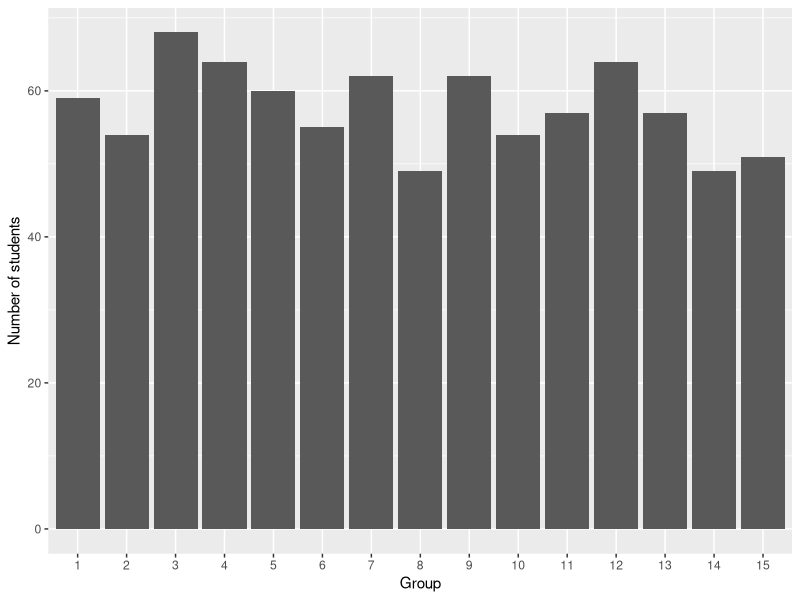
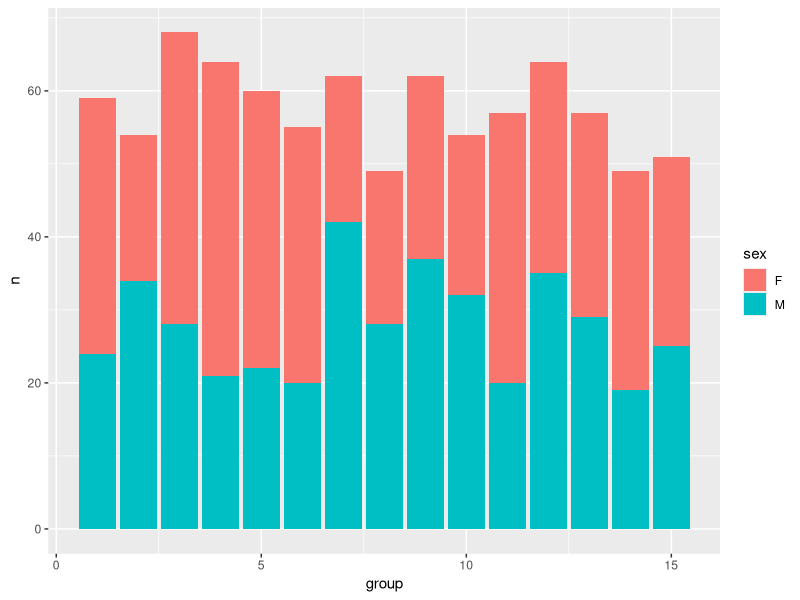
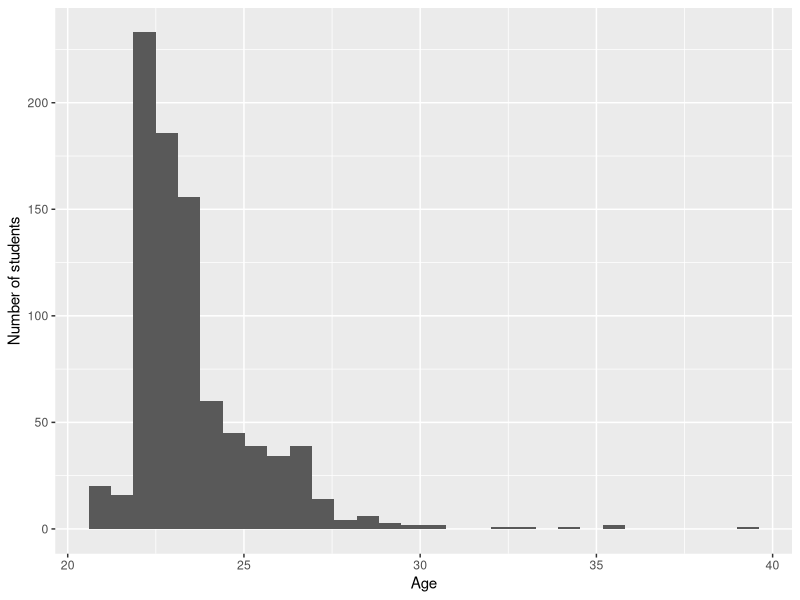
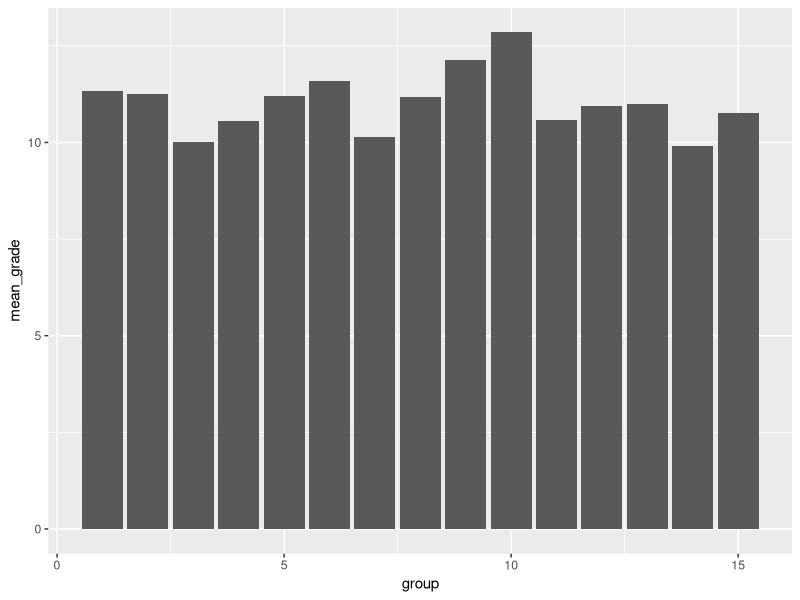
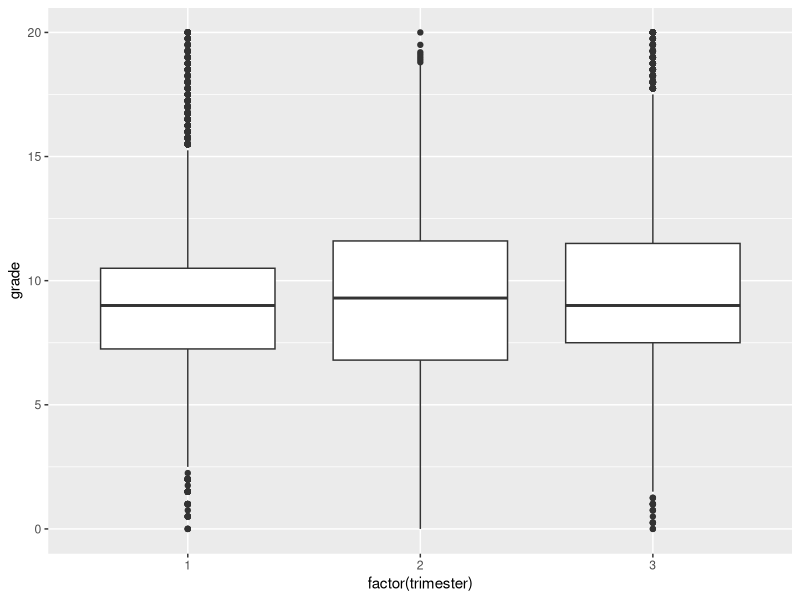
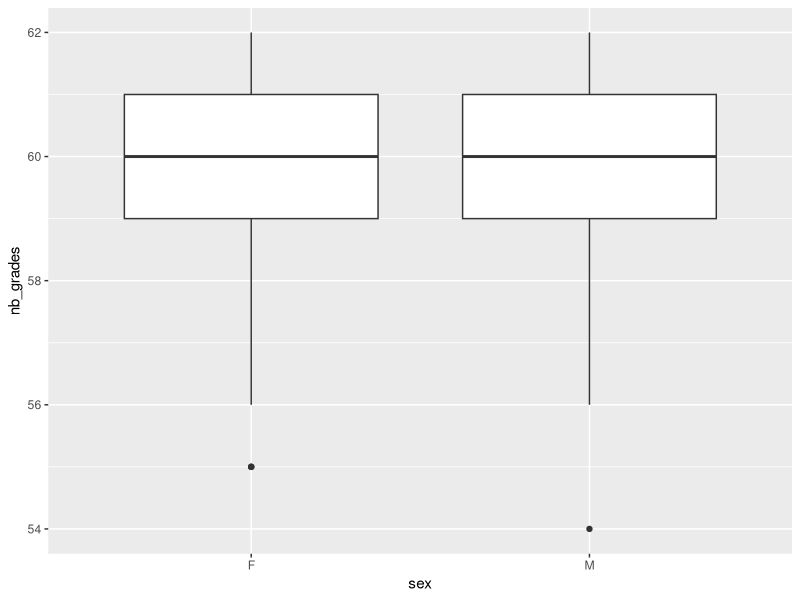
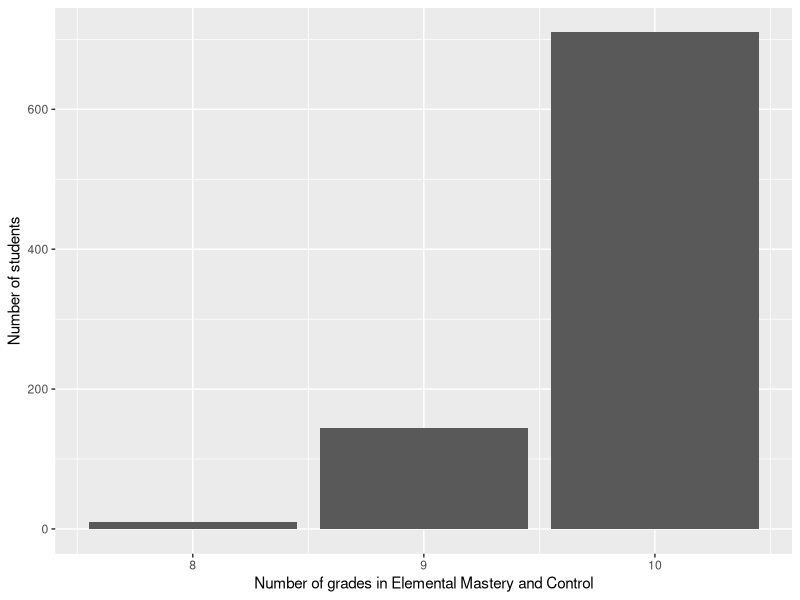
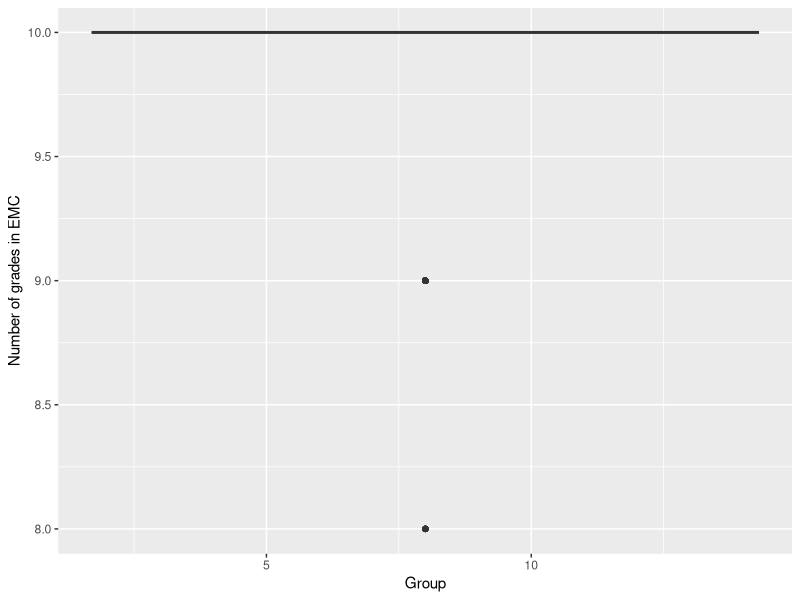

Generate these figures, in order, with R:
## ---- chunk 1
library(readr)
library(here)
courses <- read_csv(here("courses.csv"), show_col_types = FALSE)
## ---- chunk 2
library(dplyr)
library(knitr)

courses |> 
  rename(
    course_name = course,
    identifier = course_id,
    number_of_exams = nb_grades
  ) |> 
  arrange(course_name) |> 
  kable()
## ---- chunk 3

students <- read_csv(here("students.csv"),show_col_types = FALSE) |>
  mutate(
    birth_date = as.Date(birth_date),
    sex = factor(sex)
  )

birth_date_class <- class(students$birth_date)
sex_class <- class(students$sex)

students |>
  slice_head(n = 5) |>
  kable()
## ---- chunk 4
library(readr)

grades <- read_delim(
  "grades.csv",
  delim = "|",
  na = "$",
  show_col_types = FALSE
)


## ---- chunk 5
library(dplyr)
library(ggplot2)

students |>
  count(group, name = "nb_students") |>
  ggplot(aes(x = factor(group), y = nb_students)) +
  geom_col() +
  labs(x = "Group", y = "Number of students")
## ---- chunk 6

students |>
  count(group, sex) |>
  ggplot(aes(x = group, y = n, fill = sex)) +
  geom_col()
## ---- chunk 7
library(lubridate)

students |>
  mutate(age = time_length(today() - birth_date, unit = "year")) |>
  ggplot(aes(x = age)) +
  labs(x = "Age", y = "Number of students") +
  geom_histogram()
## ---- chunk 8
median_age <- students |>
  mutate(age = time_length(today() - birth_date, unit = "year")) |>
  group_by(group) |>
  summarise(median_age = round(median(age)))

median_age |>
  kable()
## ---- chunk 9
oldest <- students |>
  mutate(age = round(time_length(today() - birth_date, unit = "year"))) |>
  group_by(group) |>
  filter(age == max(age)) |>
  ungroup() |>
  arrange(desc(age)) |>
  select(id, group, sex, age)

oldest |>
  kable()
## ---- chunk 10
library(dplyr)
library(tidyr)

nb_grades <- grades |>
  drop_na(grade) |>
  nrow()
## ---- chunk 11
cna_id <- courses |>
  filter(course == "Celestial Navigation and Astronomy") |>
  pull(course_id)

avg_cna <- students |>
  inner_join(grades, by = "id") |>
  filter(course_id == cna_id) |>
  group_by(group) |>
  summarise(mean_grade = mean(grade, na.rm = TRUE))

avg_cna |>
  ggplot(aes(x = group, y = mean_grade)) +
  geom_col()
## ---- chunk 12
library(dplyr)
library(ggplot2)

grades_trimester <- grades |>
  inner_join(courses, by = "course_id")

grades_trimester |>
  ggplot(aes(x = factor(trimester), y = grade)) +
  geom_boxplot()
## ---- chunk 13

grades_per_student <- grades |>
  filter(!is.na(grade)) |>
  group_by(id) |>
  summarise(nb_grades = n()) |>
  inner_join(students, by = "id") |>
  select(id, group, sex, nb_grades)


grades_per_student |>
  slice_head(n = 5) |>
  kable()

summary_table <- grades_per_student |>
  summarise(
    min = min(nb_grades),
    max = max(nb_grades),
    mean = mean(nb_grades),
    median = median(nb_grades)
  )
## ---- chunk 14
library(ggplot2)

grades_per_student |>
  ggplot(aes(x = sex, y = nb_grades)) +
  geom_boxplot()
## ---- chunk 15

emc_id <- courses |>
  filter(course == "Elemental Mastery and Control") |>
  pull(course_id)

emc_counts <- grades |>
  filter(course_id == emc_id) |>
  group_by(id) |>
  summarise(nb_grades = n())

emc_per_student <- students |>
  inner_join(emc_counts, by = "id") |>
  select(id, group, nb_grades)

emc_per_student |>
  slice_head(n = 5) |>
  kable()
## ---- chunk 16
emc_distribution <- emc_per_student |>
  count(nb_grades)

emc_distribution |>
  ggplot(aes(x = nb_grades, y = n)) +
  geom_col() +
labs(
    x = "Number of grades in Elemental Mastery and Control",
    y = "Number of students"
  )
## ---- chunk 17
emc_per_student |>
  ggplot(aes(x = group, y = nb_grades)) +
  geom_boxplot() + 
  labs(x = "Group", y = "Number of grades in EMC")
## ---- chunk 18
library(dplyr)
library(ggplot2)

emc_with_sex <- emc_per_student |>
  inner_join(select(students, id, sex), by = "id")

emc_with_sex |>
  ggplot(aes(x = group, y = nb_grades, color = sex)) +
  geom_boxplot()
## ---- chunk 19
avg_per_course <- grades |>
  filter(!is.na(grade)) |>
  group_by(id, course_id) |>
  summarise(avg_grade = mean(grade), .groups = "drop")

avg_with_group <- avg_per_course |>
  inner_join(select(students, id, group), by = "id")

avg_named <- avg_with_group |>
  inner_join(select(courses, course_id, course), by = "course_id")

avg_wide <- avg_named |>
  select(id, group, course, avg_grade) |>
  pivot_wider(
    names_from = course,
    values_from = avg_grade
  )

avg_wide |>
  select(id, group, 3:4) |>
  slice_head(n = 5) |>
  kable()

## ---- chunk 20

avg_wide |>
  ggplot(aes(x = `History of the Arcane`,
             y = `Swordsmanship and Martial Arts`)) +
  geom_point() +
  labs(
    x = "Average grade in History of the Arcane",
    y = "Average grade in Swordsmanship and Martial Arts"
  )
## ---- chunk 21
library(dplyr)

correlation_by_group <- avg_wide |>
  group_by(group) |>
  summarise(
    corr = cor(
      `Swordsmanship and Martial Arts`,
      `Necromancy and Spirit Summoning`,
      use = "complete.obs"
    )
  )

correlation_by_group
